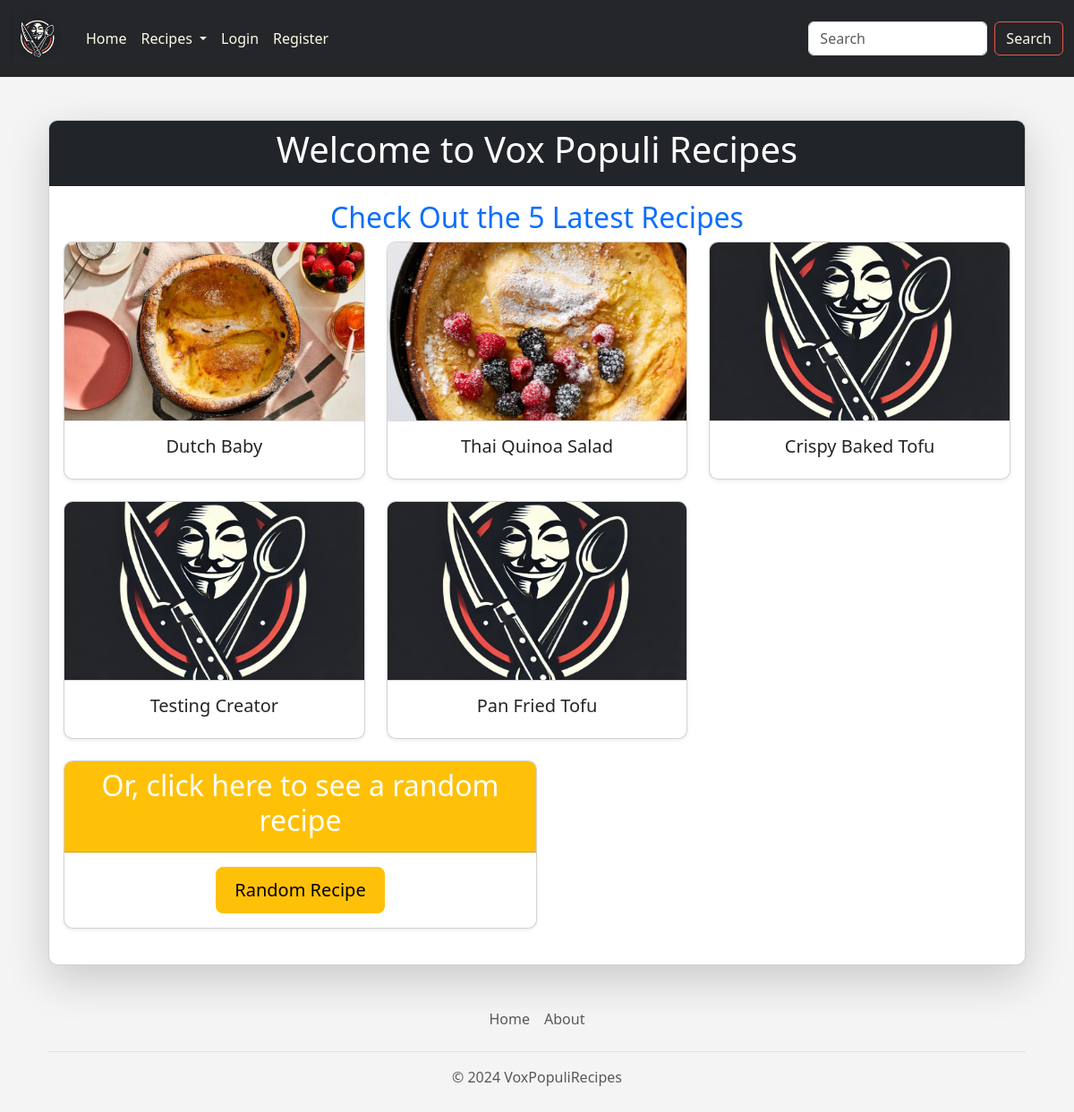
The page / on the database its author committed.
### voxpopulirecipes/models.py (models this page shows, shortened)
class Recipe(models.Model):
    title = models.CharField(max_length=200)
    pub_date = models.DateTimeField("date published")
    created_by = models.CharField(max_length=200, blank=True, null=True)
    creator = models.ForeignKey(User, on_delete=models.CASCADE, blank=True, null=True)
    mealType = models.ForeignKey("MealType", on_delete=models.CASCADE, blank=True, null=True)
    image = models.ImageField(upload_to='uploads/recipe/', blank=True, null=True)

### voxpopulirecipes/views.py (the view)
# urls.py: path("", views.main, name="main"),
def main(request):
    lastest_recipe_list = Recipe.objects.filter(pub_date__lte=timezone.now()).order_by("-pub_date")[:5]
    all_recipes = Recipe.objects.all().order_by("id")
    all_unique_ingredients = Ingredient.objects.values_list("ingredient_text", flat=True).distinct().order_by("ingredient_text")
    template = loader.get_template("voxpopulirecipes/main.html")
    context = {
        "latest_recipe_list": lastest_recipe_list,
        "all_recipes": all_recipes,
        "all_unique_ingredients": all_unique_ingredients
    }
    return HttpResponse(template.render(context, request))

### voxpopulirecipes/templates/voxpopulirecipes/main.html (shortened to what this page needs)
{% extends 'voxpopulirecipes/base.html' %}
{% block content %}
<div class="container mt-4">
    <div class="card shadow-lg">
        <div class="card-header bg-dark text-white text-center">
            <h1>Welcome to Vox Populi Recipes</h1>
        </div>
        <div class="card-body">
            {% if latest_recipe_list %}
                <div class="mb-4">
                    <h2 class="text-primary text-center">Check Out the 5 Latest Recipes</h2>
                    <div class="row row-cols-1 row-cols-md-3 g-4">
                        {% for recipe in latest_recipe_list %}
                        <div class="col">
                            <a href="{% url 'voxpopulirecipes:detail' recipe.id %}" class="text-decoration-none">
                                <div class="card h-100 shadow-sm">
                                    {% if recipe.image %}
                                        <img
                                            src="{{ recipe.image.url }}"
                                            class="card-img-top"
                                            alt="{{ recipe.title }}"
                                            style="object-fit: cover; height: 200px;"
                                        >
                                    {% else %}
                                        <img
                                            {% load static %}
                                            src="{% static 'voxpopulirecipes/logo.png' %}"
                                            class="card-img-top"
                                            alt="Default Image"
                                            style="object-fit: cover; height: 200px;"
                                        >
                                    {% endif %}
                                    <div class="card-body text-center">
                                        <h5 class="card-title text-dark">
                                            {{ recipe.title }}
                                        </h5>
                                    </div>
                                </div>
                            </a>
                        </div>
                        {% endfor %}
                    </div>
                </div>
                <div class="col-md-6 mb-4">
                    <div class="card shadow-sm">
                        <div class="card-header bg-warning text-white text-center">
                            <h2>Or, click here to see a random recipe</h2>
                        </div>
                        <div class="card-body text-center">
                            <a href="{% url 'voxpopulirecipes:random_recipe' %}" class="btn btn-warning btn-lg">
                                 Random Recipe
                            </a>
                        </div>
                    </div>
                </div>
            {% endif %}
        </div>
    </div>
</div>
{% endblock %}

### voxpopulirecipes/templates/voxpopulirecipes/base.html (style rules this page uses)
body { background-color: #f4f4f4; }

### rows shown on the page
Recipe: image (picture), title "Dutch Baby"
Recipe: image (picture), title "Thai Quinoa Salad"
Recipe: title "Crispy Baked Tofu"
Recipe: title "Testing Creator"
Recipe: title "Pan Fried Tofu"
